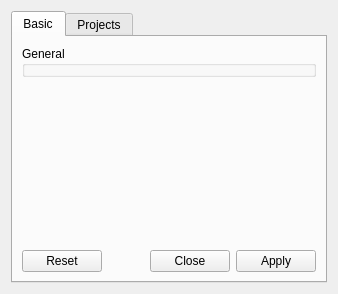
<?xml version="1.0" encoding="UTF-8"?>
<ui version="4.0">
 <class>CheminfoProjectInfoListDesigner</class>
 <widget class="QWidget" name="CheminfoProjectInfoListDesigner">
  <property name="geometry">
   <rect>
    <x>0</x>
    <y>0</y>
    <width>338</width>
    <height>294</height>
   </rect>
  </property>
  <property name="windowTitle">
   <string>Structure project</string>
  </property>
  <layout class="QVBoxLayout" name="verticalLayout">
   <item>
    <widget class="QTabWidget" name="tabWidget">
     <property name="currentIndex">
      <number>0</number>
     </property>
     <widget class="QWidget" name="basicTab">
      <attribute name="title">
       <string>Basic</string>
      </attribute>
      <layout class="QVBoxLayout" name="verticalLayout_2">
       <item>
        <widget class="QGroupBox" name="generalGB">
         <property name="title">
          <string>General</string>
         </property>
        </widget>
       </item>
       <item>
        <spacer name="verticalSpacer">
         <property name="orientation">
          <enum>Qt::Vertical</enum>
         </property>
         <property name="sizeHint" stdset="0">
          <size>
           <width>20</width>
           <height>155</height>
          </size>
         </property>
        </spacer>
       </item>
       <item>
        <widget class="QDialogButtonBox" name="buttonBox">
         <property name="standardButtons">
          <set>QDialogButtonBox::Apply|QDialogButtonBox::Close|QDialogButtonBox::Reset</set>
         </property>
        </widget>
       </item>
      </layout>
     </widget>
     <widget class="QWidget" name="projectsTab">
      <attribute name="title">
       <string>Projects</string>
      </attribute>
     </widget>
    </widget>
   </item>
  </layout>
 </widget>
 <resources/>
 <connections/>
</ui>
